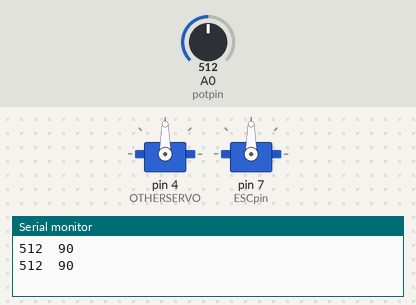
A sketch run on a simulated Arduino Uno, built with avr-gcc and run on an emulated ATmega328P. Shown: 2 × servo, the last lines printed to the serial monitor. The inputs (shaded band) are chosen by the test bench; at power-on: A0 (potpin) = 512.

Above: at 1.8 s.
1.9 s: A0 (potpin) set to 716
At 2.4 s:
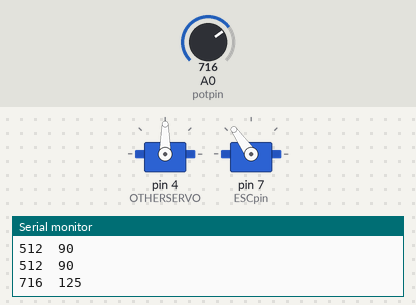
3.5 s: A0 (potpin) set to 900
At 5.2 s:
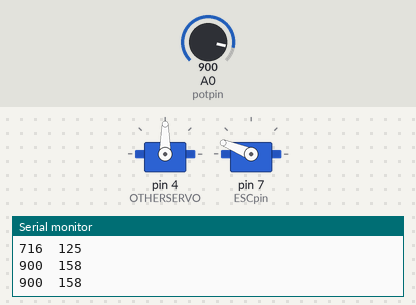
5.5 s: A0 (potpin) set to 1023
At 6.8 s:
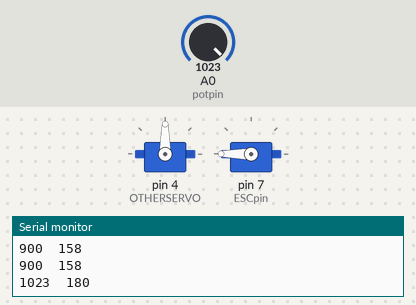
7.5 s: A0 (potpin) set to 306
At 8.3 s:
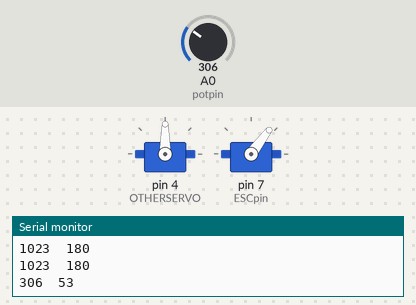
9.5 s: A0 (potpin) set to 170
At 11.1 s:
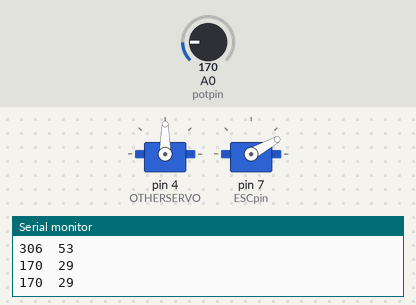
11.5 s: A0 (potpin) set to 0
At 12.6 s:
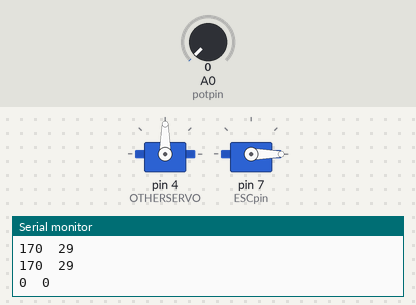
Timing chart, 0 to 14.5 s (numbered marks = the images above; inputs shaded):
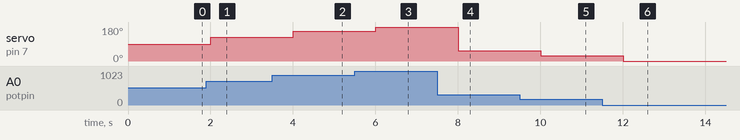

Measured:
- after the input at 1.9 s, servo on pin 7 (ESCpin): 90° → 125° after 0.10 s
- after the input at 3.5 s, servo on pin 7 (ESCpin): 125° → 158° after 0.50 s
- after the input at 5.5 s, servo on pin 7 (ESCpin): 158° → 180° after 0.50 s
- after the input at 7.5 s, servo on pin 7 (ESCpin): 180° → 53° after 0.51 s
- after the input at 9.5 s, servo on pin 7 (ESCpin): 53° → 29° after 0.51 s
- after the input at 11.5 s, servo on pin 7 (ESCpin): 29° → 0° after 0.51 s

The sketch:

Motor_driver.ino
```cpp
#include <ServoTimer2.h>

// Program that drives the brushless motor with an ESC. Reads from a joystick with input to pin A0. ESC pin is 7.

const int potpin = A0;
const int ESCpin = 7;
// constants for mapping function
const int JOYSTICK_MIN = 0;
const int JOYSTICK_MAX = 1023;  // analogRead gives values 0-1023
const int SERVO_MIN = 0;
const int SERVO_MAX = 180;  // Max power setting to the ESC with 16V setup
ServoTimer2 ESC;
ServoTimer2 OTHERSERVO;

void setup() {
  pinMode(potpin, INPUT);
  pinMode(ESCpin, OUTPUT);
  pinMode(4, OUTPUT);
  OTHERSERVO.attach(4);
  ESC.attach(ESCpin);
  ESC.write(0);
  Serial.begin(9600);
}

void loop() {
  int throttle_setting = analogRead(potpin);
  int ESC_throttle = map(throttle_setting, JOYSTICK_MIN, JOYSTICK_MAX, SERVO_MIN, SERVO_MAX);
  Serial.print(throttle_setting);
  Serial.print('\t');
  Serial.println(ESC_throttle);
  ESC.write(ESC_throttle);

  delay(1000);
}
```
